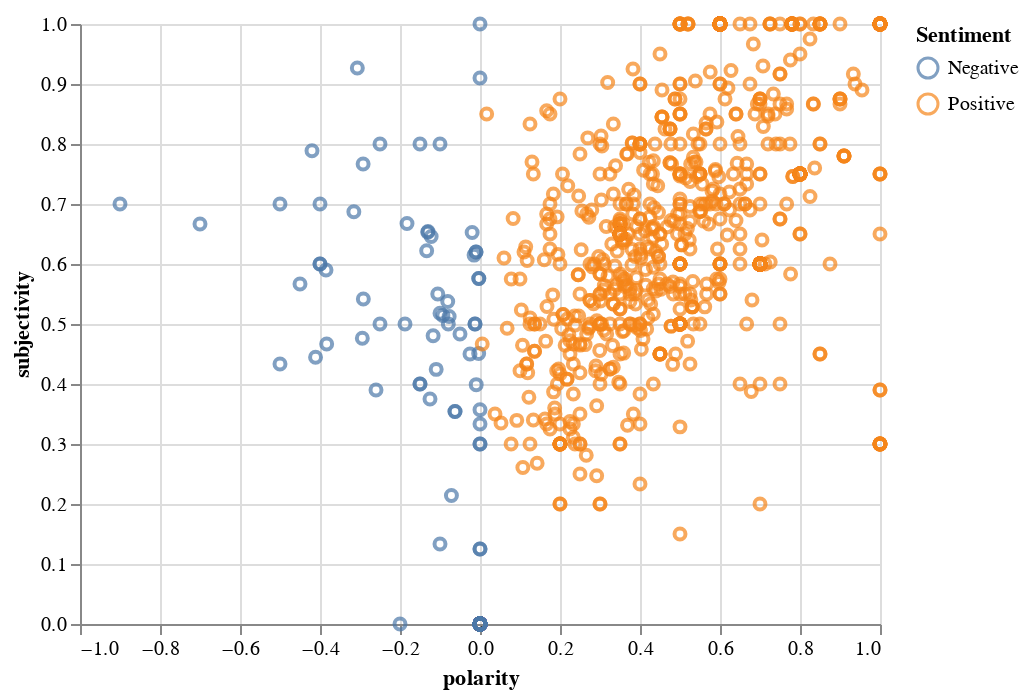

The notebook cell this image was saved under:
### Code cell
import altair as alt
alt.renderers.enable('jupyterlab')
alt.Chart(df_orig).mark_point().encode(
x= 'polarity:Q',
y= 'subjectivity:Q',
color = 'Sentiment:N')

### Figure 1 — Vega-Lite specification as saved in the notebook (floating-point values rounded to 4 significant figures; data arrays with more than 128 entries replaced by an {"elided": "..."} marker saying what was removed)
{"$schema": "https://vega.github.io/schema/vega-lite/v2.6.0.json", "config": {"view": {"height": 300, "width": 400}}, "data": {"name": "data-8e2cb6dafe25a7374410d1be76194073"}, "datasets": {"data-8e2cb6dafe25a7374410d1be76194073": {"elided": "962 records"}}, "encoding": {"color": {"field": "Sentiment", "type": "nominal"}, "x": {"field": "polarity", "type": "quantitative"}, "y": {"field": "subjectivity", "type": "quantitative"}}, "mark": "point"}
